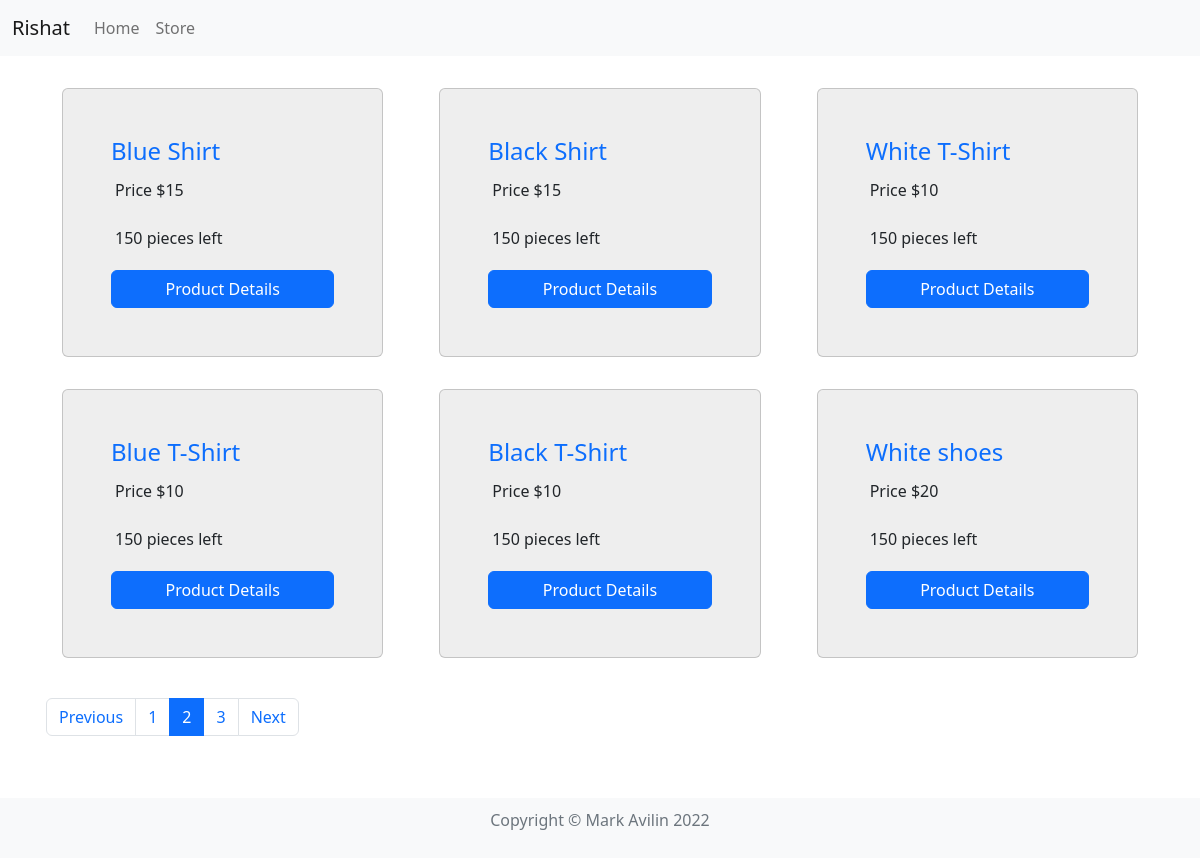
The page /store/?page=2 on the database its author committed.
### store/models.py (models this page shows, shortened)
class Product(models.Model):
    name = models.CharField(max_length=150, unique=True)
    slug = models.SlugField(max_length=150, unique=True)
    description = models.TextField()
    price = models.SmallIntegerField()
    quantity = models.SmallIntegerField()
    added_at = models.DateTimeField(auto_now_add=True)
    is_available = models.BooleanField(default=True)

### store/views.py (the view)
# urls.py: path('store/', vs.store, name='store'),
def store(request):
    products = Product.objects.all().filter(is_available=True)
    paginator = Paginator(products, 6)
    page_number = request.GET.get('page')
    page_obj = paginator.get_page(page_number)
    context = {
        'products': page_obj
    }
    return render(request, 'store.html', context)

### templates/store.html (shortened to what this page needs)
{% extends 'base/base.html' %}
{% block content %}
<div class="row">
    {% for product in products %}
    {% if product.quantity > 0 %}
    <div class="col-md-4">
        <div class="card card-product-grid m-3 p-5" style="background-color:#EEE">
            <figcaption class="info-wrap">
                <a href="{% url 'product_detail' product.id %}" class="title" style="text-decoration:none"><h4>{{ product.name }}</h4>
                </a>
                <p class="p-1">Price ${{ product.price }}</p>
                <p class="p-1">{{ product.quantity }} pieces left</p>
            </figcaption>
            <a href="{% url 'product_detail' product.id %}" class="btn btn-primary"> Product Details </a>
        </div>
    </div>
    {% endif %}
    {% endfor %}
    <nav class="mt-4" aria-label="Page navigation sample">
        {% if products.has_other_pages %}
        <ul class="pagination">
            {% if products.has_previous %}
            <li class="page-item">
                <a class="page-link" href="?page={{ products.previous_page_number }}">Previous</a>
            </li>
            {% else %}
            <li class="page-item disabled"><a class="page-link" href="#">Previous</a></li>
            {% endif %}
            {% for i in products.paginator.page_range %}
            {% if products.number == i %}
            <li class="page-item active"><a class="page-link" href="#">{{ i }}</a></li>
            {% else %}
            <li class="page-item"><a class="page-link" href="?page={{ i }}">{{ i }}</a></li>
            {% endif %}
            {% endfor %}
            {% if products.has_next %}
            <li class="page-item">
                <a class="page-link" href="?page={{ products.next_page_number }}">Next</a>
            </li>
            {% else %}
            <li class="page-item disabled"><a class="page-link" href="#">Next</a></li>
            {% endif %}
        </ul>
        {% endif %}
    </nav>
</div>
{% endblock %}

### rows shown on the page
Product: name "Blue Shirt", price "15", quantity "150"
Product: name "Black Shirt", price "15", quantity "150"
Product: name "White T-Shirt", price "10", quantity "150"
Product: name "Blue T-Shirt", price "10", quantity "150"
Product: name "Black T-Shirt", price "10", quantity "150"
Product: name "White shoes", price "20", quantity "150"

### other values the page prints
{{ i }} "1" "3"
{{ i }} "2"
